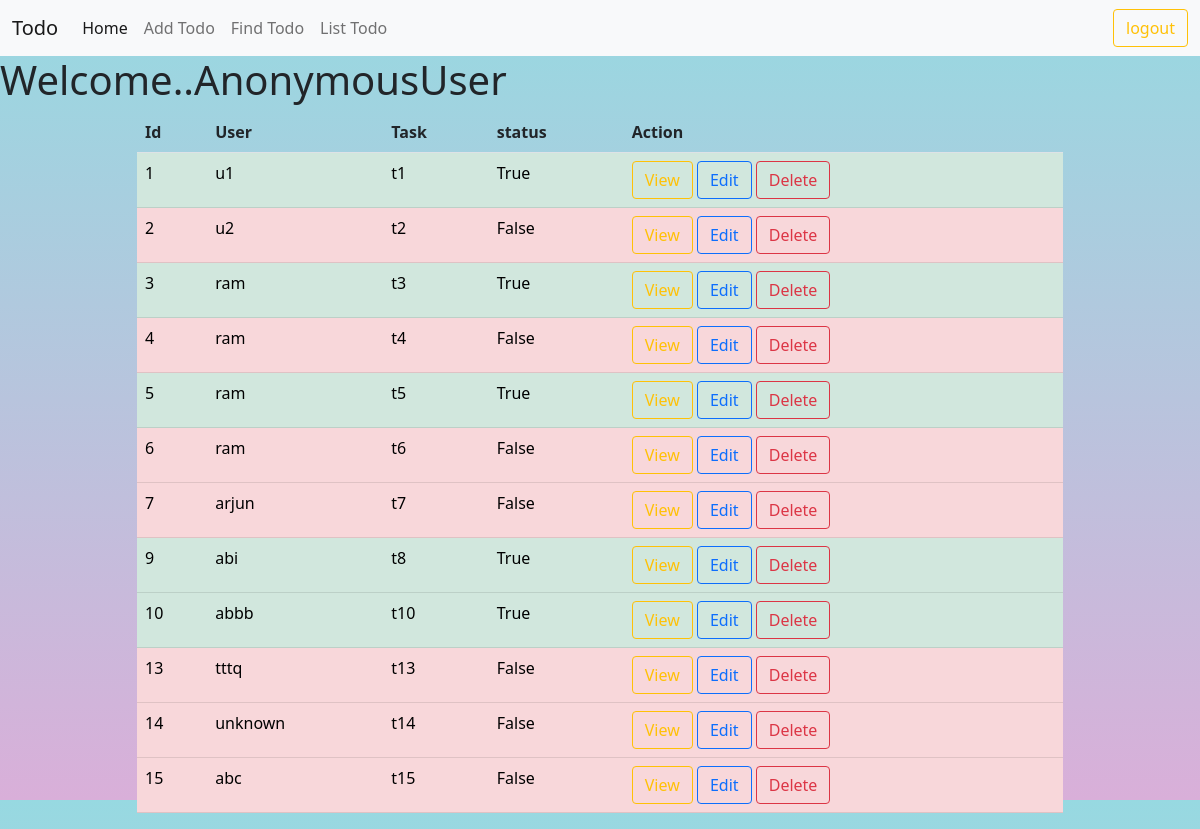
Page /all on the earlier database version.
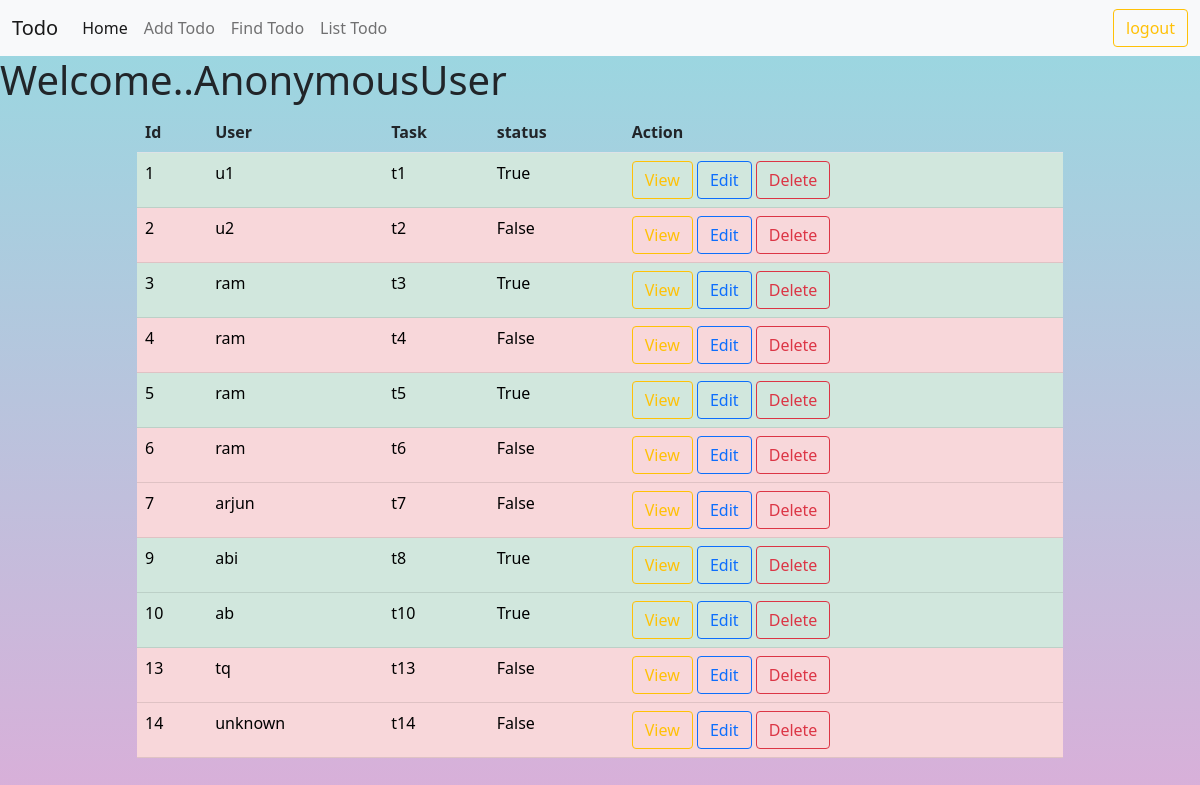
Same page on the later database version.
### todoapp/models.py (models this page shows, shortened)
class Todos(models.Model):
  task_name=models.CharField(max_length=120)
  user=models.CharField(max_length=80)
  date=models.DateField(auto_now_add=True)
  status=models.BooleanField(default=False)

### todoapp/views.py (the view)
# urls.py: path("all",views.TodoListView.as_view(),name="alltodos"),
class TodoListView(View):
    def get(self,request):
        all_todos=Todos.objects.all()
        return render(request,"todolist.html",{"todos":all_todos})

### todoapp/templates/todolist.html
{%extends 'base.html'%}
{%block body_block%}
<div class="container">
    <div class="row">
        <div class="col-1"></div>
        <div class="col-10">
            <table class="table table-hover">
                <tr>
                    <th>Id</th>
                    <th>User</th>
                    <th>Task</th>
                    <th>status</th>
                    <th>Action</th>
                </tr>
                {%for todo in todos%}
                {%if todo.status%}
                <tr class="table-success">
                    {%else%}
                <tr class="table-danger">
                    {%endif%}
                    <td>{{todo.id}}</td>
                    <td>{{todo.user}}</td>
                    <td>{{todo.task_name}}</td>
                    <td>{{todo.status}}</td>
                    <td>
                        <a href="{%url 'details' todo.id%}" class="btn btn-outline-warning">View</a>
                        <a href="{%url 'changetodo' todo.id%}" class="btn btn-outline-primary">Edit</a>
                        <a href="{%url 'removetodo' todo.id%}" class="btn btn-outline-danger">Delete</a>
                    </td>
                </tr>
                {%endfor%}
            </table>
        </div>
        <div class="col-1"></div>
    </div>
</div>
{%endblock%}

Differences in the rows shown:
removed Todos: id "15", user "abc", task_name "t15", status "False"
changed Todos id 10: user "abbb" → "ab"
changed Todos id 13: user "tttq" → "tq"
